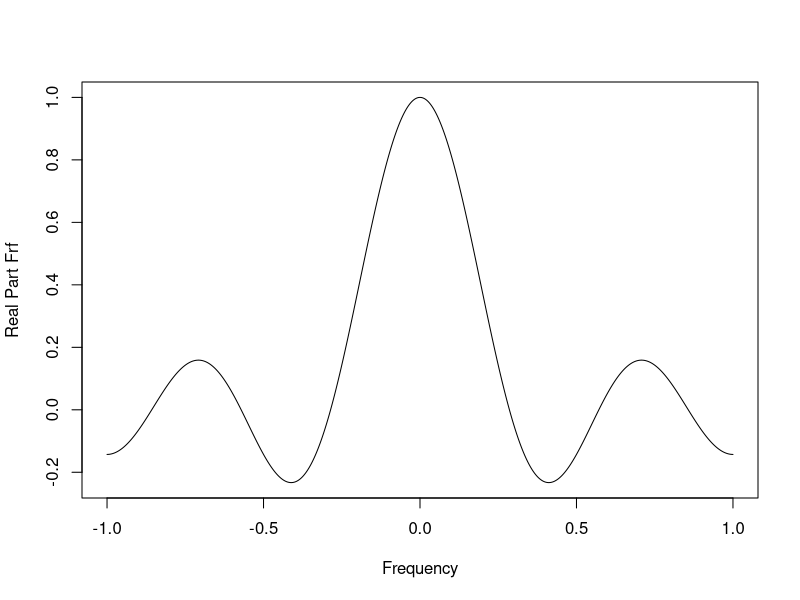
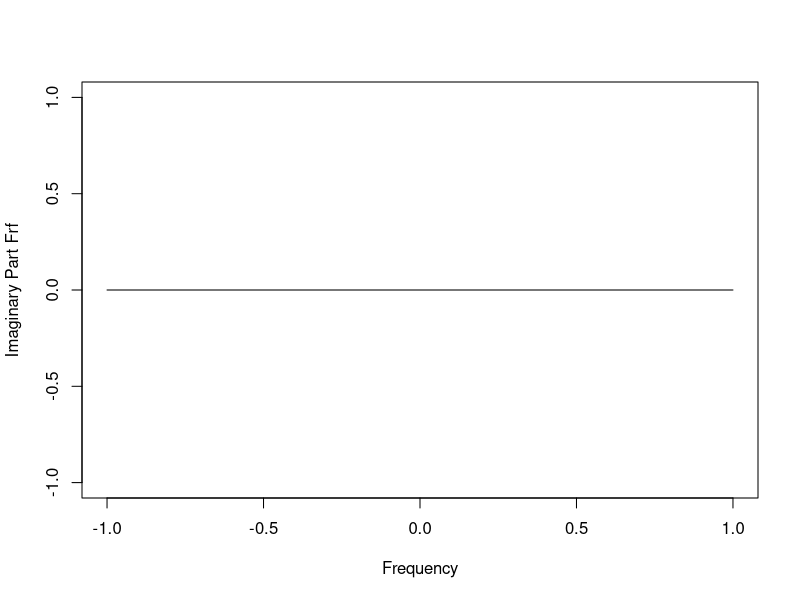
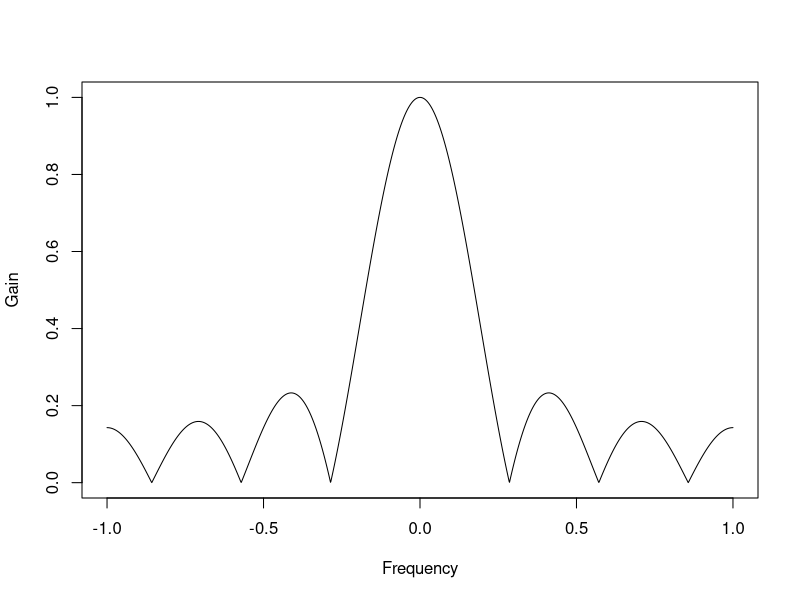
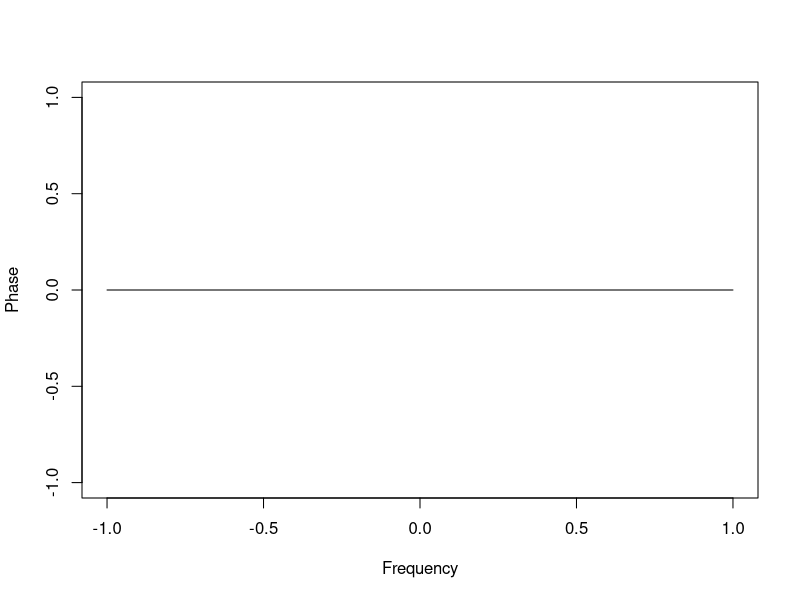
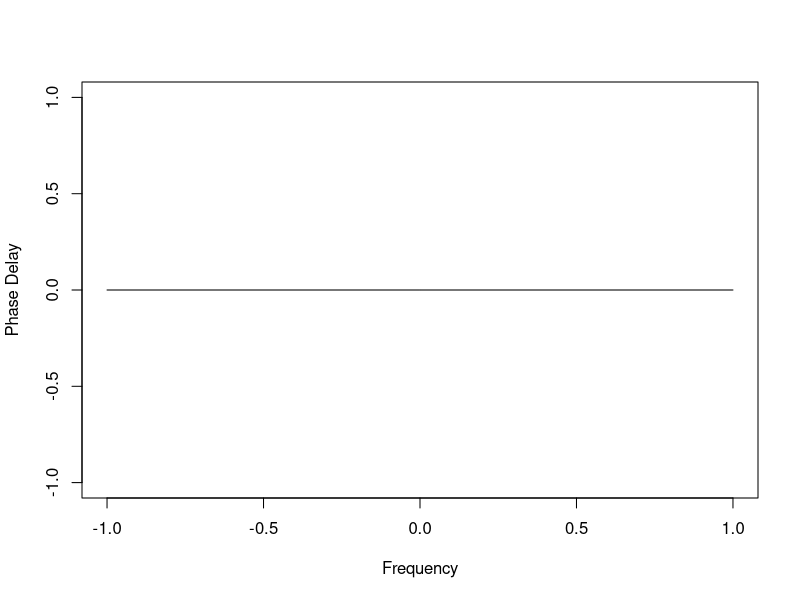
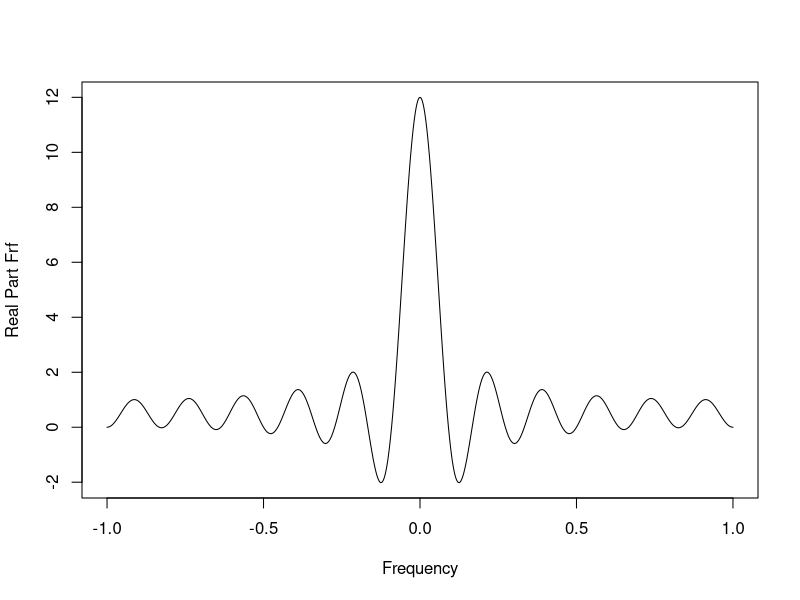
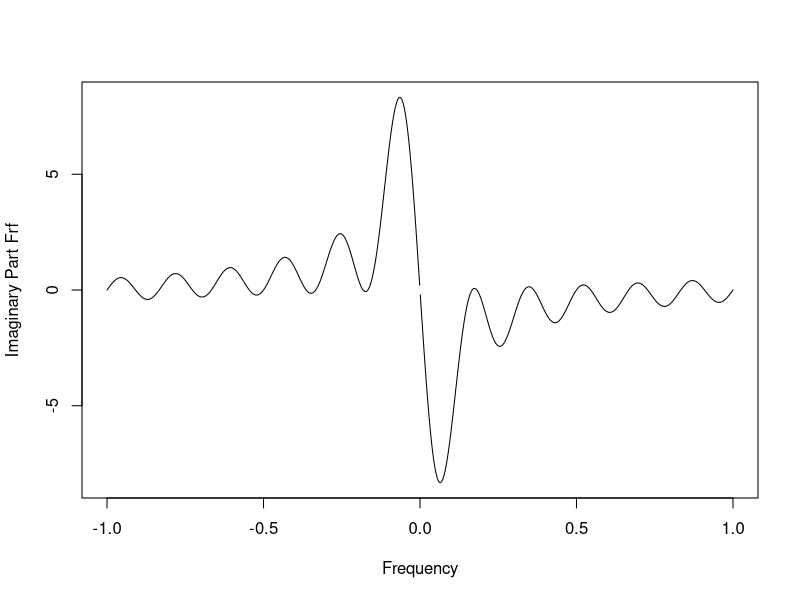
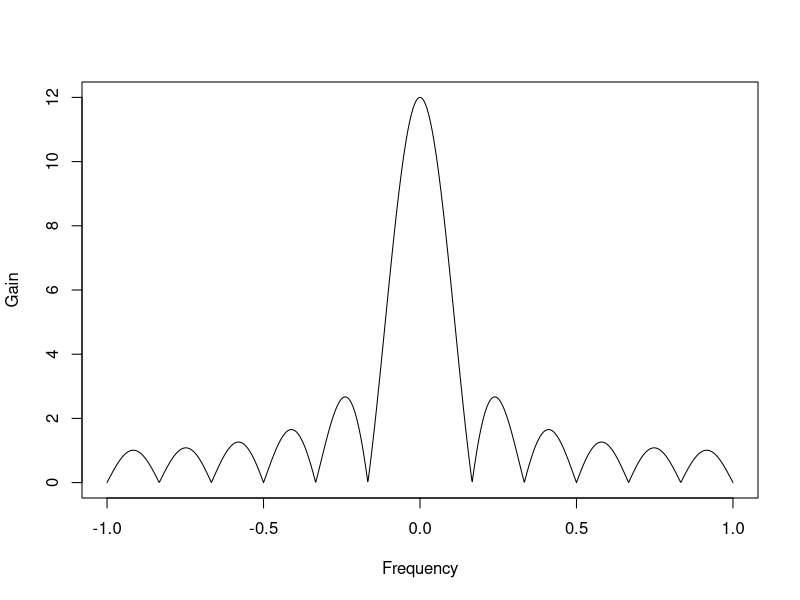

Here is the R script that generated these plots, in order:
## ---- chunk 1
knitr::opts_knit$set(root.dir = 'C:/Users/neide/OneDrive/Documents/GitHub/BEwebinar/Data')
## ---- chunk 2
lambda <- pi*seq(-1000,1000)/1000
p <- 3
simplema.frf <- sin((p+1/2)*lambda)/((2*p+1)*sin(lambda/2))
simplema.gain <- Mod(simplema.frf)
simplema.phase <- atan(Im(simplema.frf)/Re(simplema.frf))
simplema.delay <- -1*simplema.phase/lambda
plot(ts(Re(simplema.frf),start=-1,frequency=1000),
	xlab="Frequency",ylab="Real Part Frf")
plot(ts(Im(simplema.frf),start=-1,frequency=1000),
	xlab="Frequency",ylab="Imaginary Part Frf")
plot(ts(simplema.gain,start=-1,frequency=1000),
	xlab="Frequency",ylab="Gain")
plot(ts(simplema.phase,start=-1,frequency=1000),
	xlab="Frequency",ylab="Phase")
plot(ts(simplema.delay,start=-1,frequency=1000),
	xlab="Frequency",ylab="Phase Delay")
## ---- chunk 3
lambda <- pi*seq(-1000,1000)/1000
s <- 12
seasagg.frf <- exp(-1i*lambda*(s-1)/2)*sin((s/2)*lambda)/sin(lambda/2)
seasagg.gain <- Mod(seasagg.frf)
seasagg.phase <- atan(Im(seasagg.frf)/Re(seasagg.frf))
seasagg.delay <- -1*seasagg.phase/lambda
seasagg.delay[1001] <- NA
plot(ts(Re(seasagg.frf),start=-1,frequency=1000),
	xlab="Frequency",ylab="Real Part Frf")
plot(ts(Im(seasagg.frf),start=-1,frequency=1000),
	xlab="Frequency",ylab="Imaginary Part Frf")
plot(ts(seasagg.gain,start=-1,frequency=1000),
	xlab="Frequency",ylab="Gain")
plot(ts(seasagg.phase,start=-1,frequency=1000),
	xlab="Frequency",ylab="Phase")
plot(ts(seasagg.delay,start=-1,frequency=1000),
	xlab="Frequency",ylab="Phase Delay")
